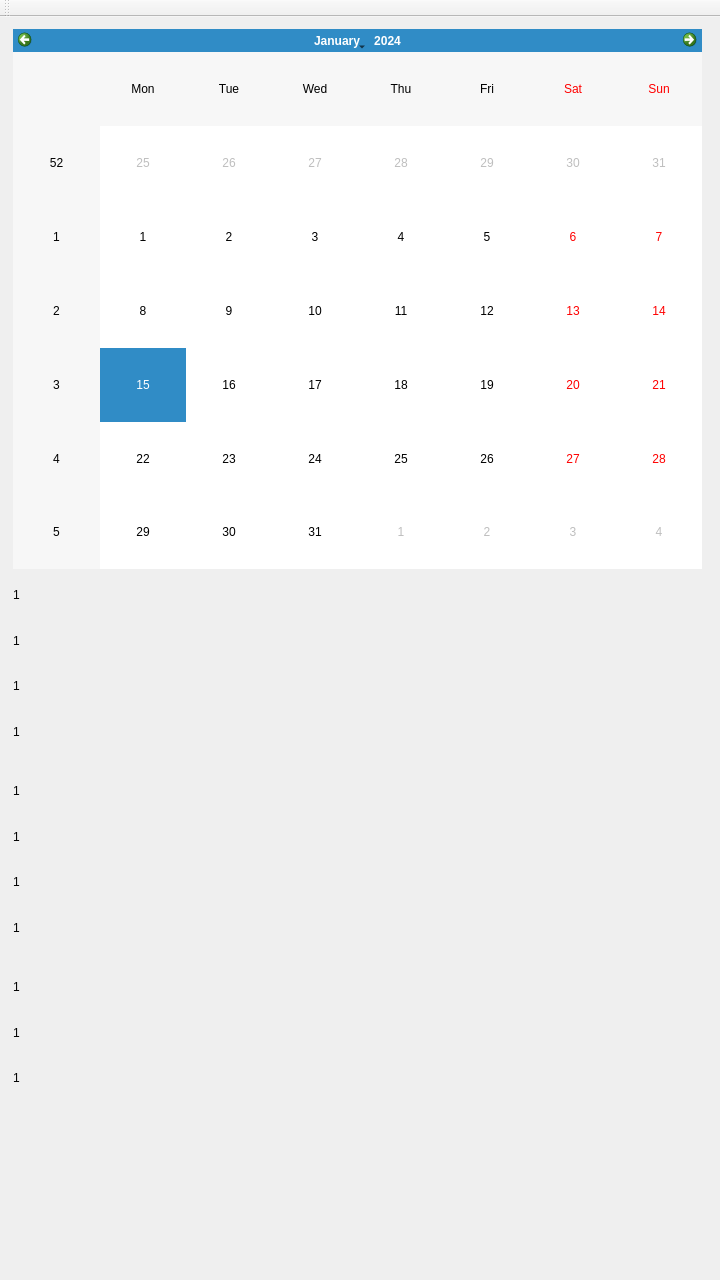
<?xml version="1.0" encoding="UTF-8"?>
<ui version="4.0">
 <class>scheduleClass</class>
 <widget class="QMainWindow" name="scheduleClass">
  <property name="geometry">
   <rect>
    <x>0</x>
    <y>0</y>
    <width>720</width>
    <height>1280</height>
   </rect>
  </property>
  <property name="sizePolicy">
   <sizepolicy hsizetype="Fixed" vsizetype="Fixed">
    <horstretch>0</horstretch>
    <verstretch>0</verstretch>
   </sizepolicy>
  </property>
  <property name="windowTitle">
   <string>schedule</string>
  </property>
  <widget class="QWidget" name="centralWidget">
   <widget class="QWidget" name="">
    <property name="geometry">
     <rect>
      <x>2</x>
      <y>1</y>
      <width>711</width>
      <height>1091</height>
     </rect>
    </property>
    <layout class="QVBoxLayout" name="verticalLayout_2">
     <item>
      <widget class="QCalendarWidget" name="calendarWidget">
       <property name="sizePolicy">
        <sizepolicy hsizetype="Preferred" vsizetype="Preferred">
         <horstretch>0</horstretch>
         <verstretch>0</verstretch>
        </sizepolicy>
       </property>
       <property name="maximumSize">
        <size>
         <width>720</width>
         <height>540</height>
        </size>
       </property>
      </widget>
     </item>
     <item>
      <layout class="QVBoxLayout" name="verticalLayout">
       <item>
        <widget class="QLabel" name="lbl1">
         <property name="sizePolicy">
          <sizepolicy hsizetype="Expanding" vsizetype="Preferred">
           <horstretch>0</horstretch>
           <verstretch>0</verstretch>
          </sizepolicy>
         </property>
         <property name="text">
          <string>1</string>
         </property>
         <property name="textFormat">
          <enum>Qt::PlainText</enum>
         </property>
        </widget>
       </item>
       <item>
        <widget class="QLabel" name="lbl2">
         <property name="sizePolicy">
          <sizepolicy hsizetype="Expanding" vsizetype="Preferred">
           <horstretch>0</horstretch>
           <verstretch>0</verstretch>
          </sizepolicy>
         </property>
         <property name="text">
          <string>1</string>
         </property>
         <property name="textFormat">
          <enum>Qt::PlainText</enum>
         </property>
        </widget>
       </item>
       <item>
        <widget class="QLabel" name="lbl3">
         <property name="sizePolicy">
          <sizepolicy hsizetype="Expanding" vsizetype="Preferred">
           <horstretch>0</horstretch>
           <verstretch>0</verstretch>
          </sizepolicy>
         </property>
         <property name="text">
          <string>1</string>
         </property>
         <property name="textFormat">
          <enum>Qt::PlainText</enum>
         </property>
        </widget>
       </item>
       <item>
        <widget class="QLabel" name="lbl4">
         <property name="sizePolicy">
          <sizepolicy hsizetype="Expanding" vsizetype="Preferred">
           <horstretch>0</horstretch>
           <verstretch>0</verstretch>
          </sizepolicy>
         </property>
         <property name="text">
          <string>1</string>
         </property>
         <property name="textFormat">
          <enum>Qt::PlainText</enum>
         </property>
        </widget>
       </item>
       <item>
        <spacer name="verticalSpacer_2">
         <property name="sizePolicy">
          <sizepolicy hsizetype="Minimum" vsizetype="Preferred">
           <horstretch>0</horstretch>
           <verstretch>0</verstretch>
          </sizepolicy>
         </property>
         <property name="orientation">
          <enum>Qt::Vertical</enum>
         </property>
         <property name="sizeType">
          <enum>QSizePolicy::Preferred</enum>
         </property>
         <property name="sizeHint" stdset="0">
          <size>
           <width>20</width>
           <height>13</height>
          </size>
         </property>
        </spacer>
       </item>
       <item>
        <widget class="QLabel" name="lbl5">
         <property name="sizePolicy">
          <sizepolicy hsizetype="Expanding" vsizetype="Preferred">
           <horstretch>0</horstretch>
           <verstretch>0</verstretch>
          </sizepolicy>
         </property>
         <property name="text">
          <string>1</string>
         </property>
         <property name="textFormat">
          <enum>Qt::PlainText</enum>
         </property>
        </widget>
       </item>
       <item>
        <widget class="QLabel" name="lbl6">
         <property name="sizePolicy">
          <sizepolicy hsizetype="Expanding" vsizetype="Preferred">
           <horstretch>0</horstretch>
           <verstretch>0</verstretch>
          </sizepolicy>
         </property>
         <property name="text">
          <string>1</string>
         </property>
         <property name="textFormat">
          <enum>Qt::PlainText</enum>
         </property>
        </widget>
       </item>
       <item>
        <widget class="QLabel" name="lbl7">
         <property name="sizePolicy">
          <sizepolicy hsizetype="Expanding" vsizetype="Preferred">
           <horstretch>0</horstretch>
           <verstretch>0</verstretch>
          </sizepolicy>
         </property>
         <property name="text">
          <string>1</string>
         </property>
         <property name="textFormat">
          <enum>Qt::PlainText</enum>
         </property>
        </widget>
       </item>
       <item>
        <widget class="QLabel" name="lbl8">
         <property name="sizePolicy">
          <sizepolicy hsizetype="Expanding" vsizetype="Preferred">
           <horstretch>0</horstretch>
           <verstretch>0</verstretch>
          </sizepolicy>
         </property>
         <property name="text">
          <string>1</string>
         </property>
         <property name="textFormat">
          <enum>Qt::PlainText</enum>
         </property>
        </widget>
       </item>
       <item>
        <spacer name="verticalSpacer">
         <property name="sizePolicy">
          <sizepolicy hsizetype="Minimum" vsizetype="Preferred">
           <horstretch>0</horstretch>
           <verstretch>0</verstretch>
          </sizepolicy>
         </property>
         <property name="orientation">
          <enum>Qt::Vertical</enum>
         </property>
         <property name="sizeType">
          <enum>QSizePolicy::Preferred</enum>
         </property>
         <property name="sizeHint" stdset="0">
          <size>
           <width>20</width>
           <height>13</height>
          </size>
         </property>
        </spacer>
       </item>
       <item>
        <widget class="QLabel" name="lbl9">
         <property name="sizePolicy">
          <sizepolicy hsizetype="Expanding" vsizetype="Preferred">
           <horstretch>0</horstretch>
           <verstretch>0</verstretch>
          </sizepolicy>
         </property>
         <property name="text">
          <string>1</string>
         </property>
         <property name="textFormat">
          <enum>Qt::PlainText</enum>
         </property>
        </widget>
       </item>
       <item>
        <widget class="QLabel" name="lbl10">
         <property name="sizePolicy">
          <sizepolicy hsizetype="Expanding" vsizetype="Preferred">
           <horstretch>0</horstretch>
           <verstretch>0</verstretch>
          </sizepolicy>
         </property>
         <property name="text">
          <string>1</string>
         </property>
         <property name="textFormat">
          <enum>Qt::PlainText</enum>
         </property>
        </widget>
       </item>
       <item>
        <widget class="QLabel" name="lbl11">
         <property name="sizePolicy">
          <sizepolicy hsizetype="Expanding" vsizetype="Preferred">
           <horstretch>0</horstretch>
           <verstretch>0</verstretch>
          </sizepolicy>
         </property>
         <property name="text">
          <string>1</string>
         </property>
         <property name="textFormat">
          <enum>Qt::PlainText</enum>
         </property>
        </widget>
       </item>
      </layout>
     </item>
    </layout>
   </widget>
  </widget>
  <widget class="QToolBar" name="mainToolBar">
   <attribute name="toolBarArea">
    <enum>TopToolBarArea</enum>
   </attribute>
   <attribute name="toolBarBreak">
    <bool>false</bool>
   </attribute>
  </widget>
 </widget>
 <layoutdefault spacing="6" margin="11"/>
 <resources/>
 <connections/>
</ui>
